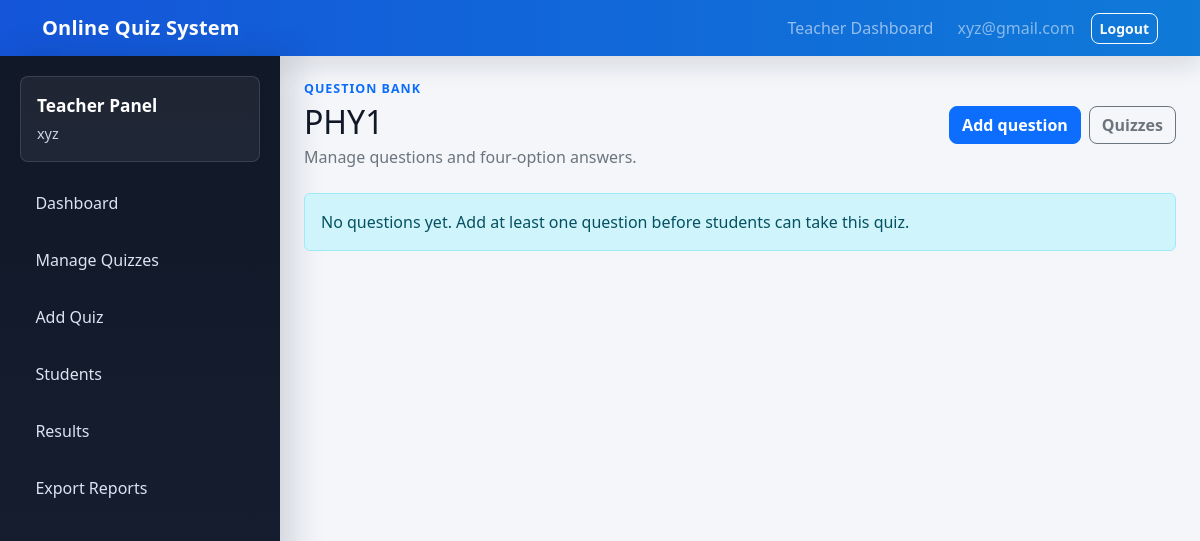
Page /teacher/quizzes/2/questions/ (signed in) on the earlier database version.
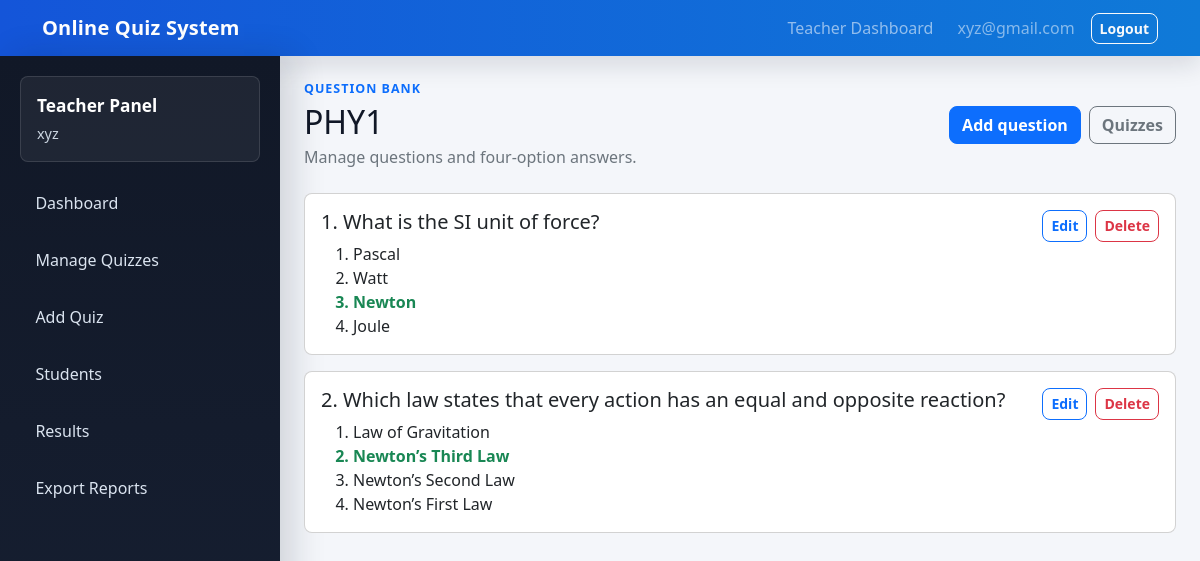
Same page on the later database version.
### quizzes/models.py (models this page shows, shortened)
class Question(models.Model):
    quiz = models.ForeignKey(Quiz, on_delete=models.CASCADE, related_name="questions")
    text = models.TextField()
    class Meta:
        ordering = ["id"]

class Option(models.Model):
    question = models.ForeignKey(Question, on_delete=models.CASCADE, related_name="options")
    text = models.CharField(max_length=255)
    is_correct = models.BooleanField(default=False)
    class Meta:
        ordering = ["id"]

### quizzes/views.py (the view)
# urls.py: path("teacher/quizzes/<int:quiz_id>/questions/", views.teacher_question_list, name="teacher_question_list"),
@staff_member_required(login_url="teacher_login")
def teacher_question_list(request, quiz_id):
    quiz = _teacher_quiz_or_404(request.user, quiz_id)
    questions = quiz.questions.prefetch_related("options").order_by("id")
    return render(
        request,
        "quizzes/teacher_question_list.html",
        {"quiz": quiz, "questions": questions},
    )

### quizzes/views.py (called while the page is built)
def _teacher_quiz_or_404(user, quiz_id):
    return get_object_or_404(Quiz, pk=quiz_id, teacher=user)

### quizzes/templates/quizzes/teacher_question_list.html (shortened to what this page needs)
{% extends "quizzes/teacher_base.html" %}
{% block teacher_content %}
<div class="d-flex flex-column flex-md-row justify-content-between align-items-md-center gap-3 mb-4">
    <div>
        <p class="eyebrow mb-1">Question Bank</p>
        <h1 class="h2 mb-1">{{ quiz.title }}</h1>
        <p class="text-secondary mb-0">Manage questions and four-option answers.</p>
    </div>
    <div class="d-flex gap-2">
        <a class="btn btn-primary" href="{% url 'teacher_question_create' quiz.id %}">Add question</a>
        <a class="btn btn-outline-secondary" href="{% url 'teacher_quiz_list' %}">Quizzes</a>
    </div>
</div>
<div class="vstack gap-3">
    {% for question in questions %}
        <div class="card review-card">
            <div class="card-body">
                <div class="d-flex justify-content-between gap-3">
                    <h2 class="h5">{{ forloop.counter }}. {{ question.text }}</h2>
                    <div class="d-flex gap-2">
                        <a class="btn btn-sm btn-outline-primary" href="{% url 'teacher_question_update' quiz.id question.id %}">Edit</a>
                        <a class="btn btn-sm btn-outline-danger" href="{% url 'teacher_question_delete' quiz.id question.id %}">Delete</a>
                    </div>
                </div>
                <ol class="mb-0">
                    {% for option in question.options.all %}
                        <li class="{% if option.is_correct %}text-success fw-semibold{% endif %}">{{ option.text }}</li>
                    {% endfor %}
                </ol>
            </div>
        </div>
    {% empty %}
        <div class="alert alert-info">No questions yet. Add at least one question before students can take this quiz.</div>
    {% endfor %}
</div>
{% endblock %}

Differences in the rows shown:
added Question: text "What is the SI unit of force?"
added Option: text "Pascal", shown under "What is the SI unit of force?"
added Option: text "Watt", shown under "What is the SI unit of force?"
added Option: text "Newton", is_correct True (drawn), shown under "What is the SI unit of force?"
added Option: text "Joule", shown under "What is the SI unit of force?"
added Question: text "Which law states that every action has an equal and opposite reaction?"
added Option: text "Law of Gravitation", shown under "Which law states that every action has an equal and opposite reaction?"
added Option: text "Newton’s Third Law", is_correct True (drawn), shown under "Which law states that every action has an equal and opposite reaction?"
added Option: text "Newton’s Second Law", shown under "Which law states that every action has an equal and opposite reaction?"
added Option: text "Newton’s First Law", shown under "Which law states that every action has an equal and opposite reaction?"
Other differences:
text no longer shown: "No questions yet. Add at least one question before students can take this quiz."
